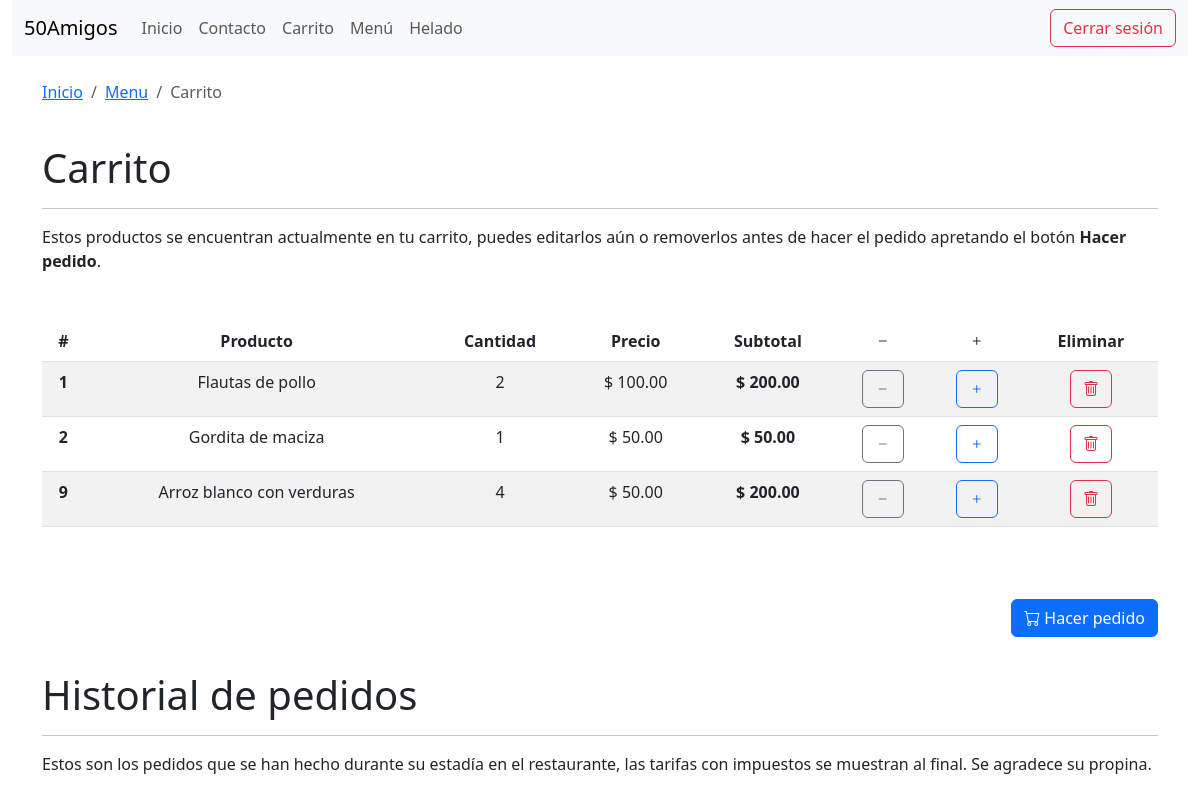
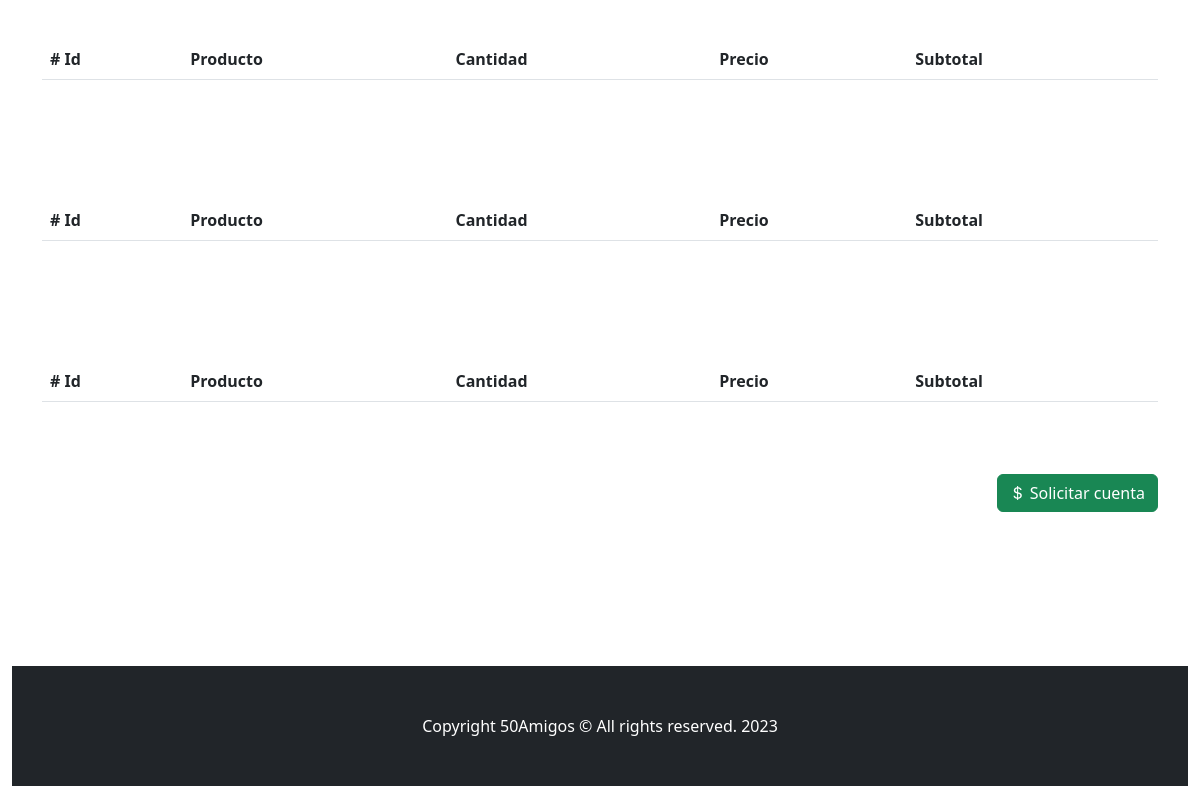
Before: /carrito (signed in) with the older database file (2 pictures, top to bottom).
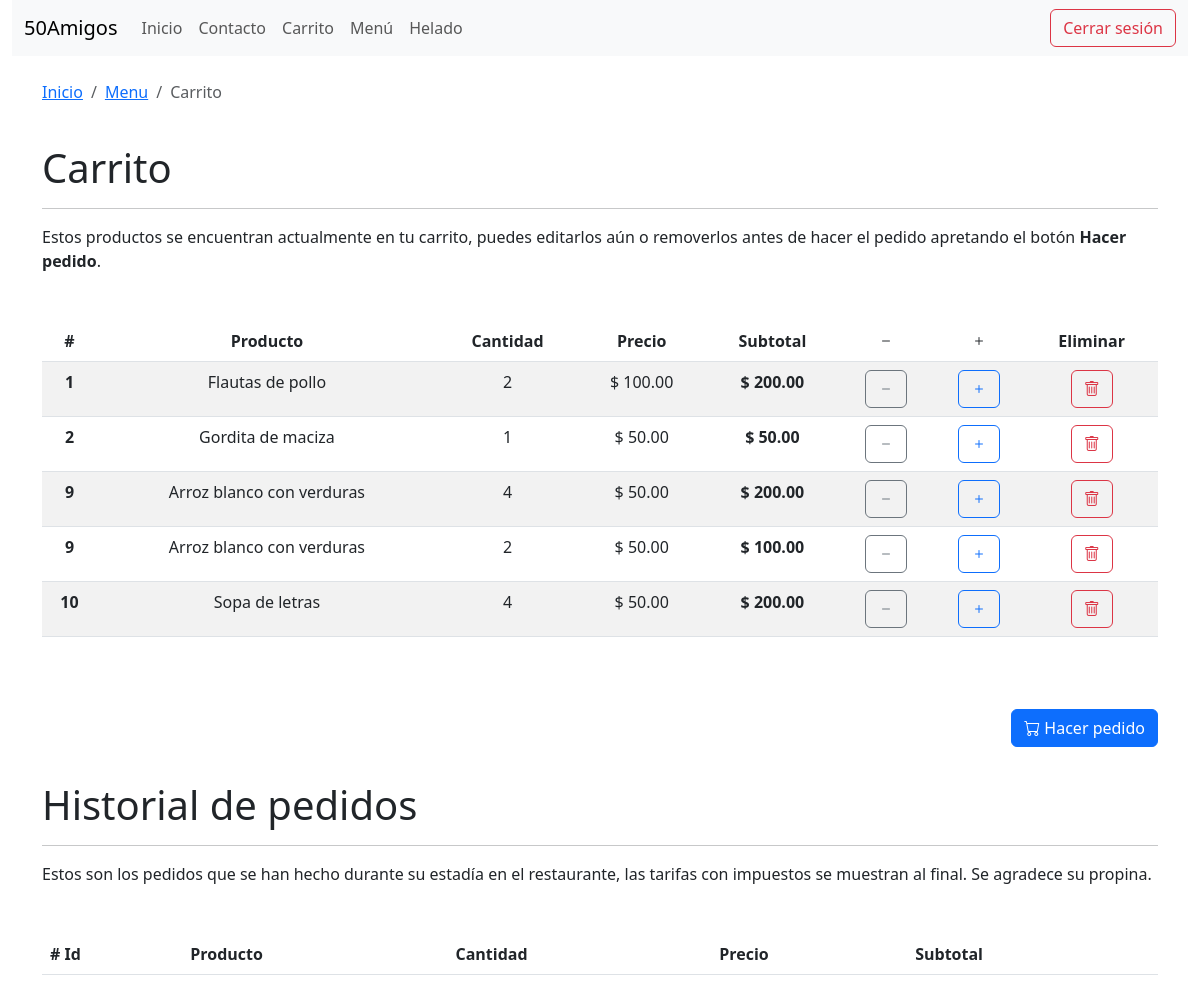
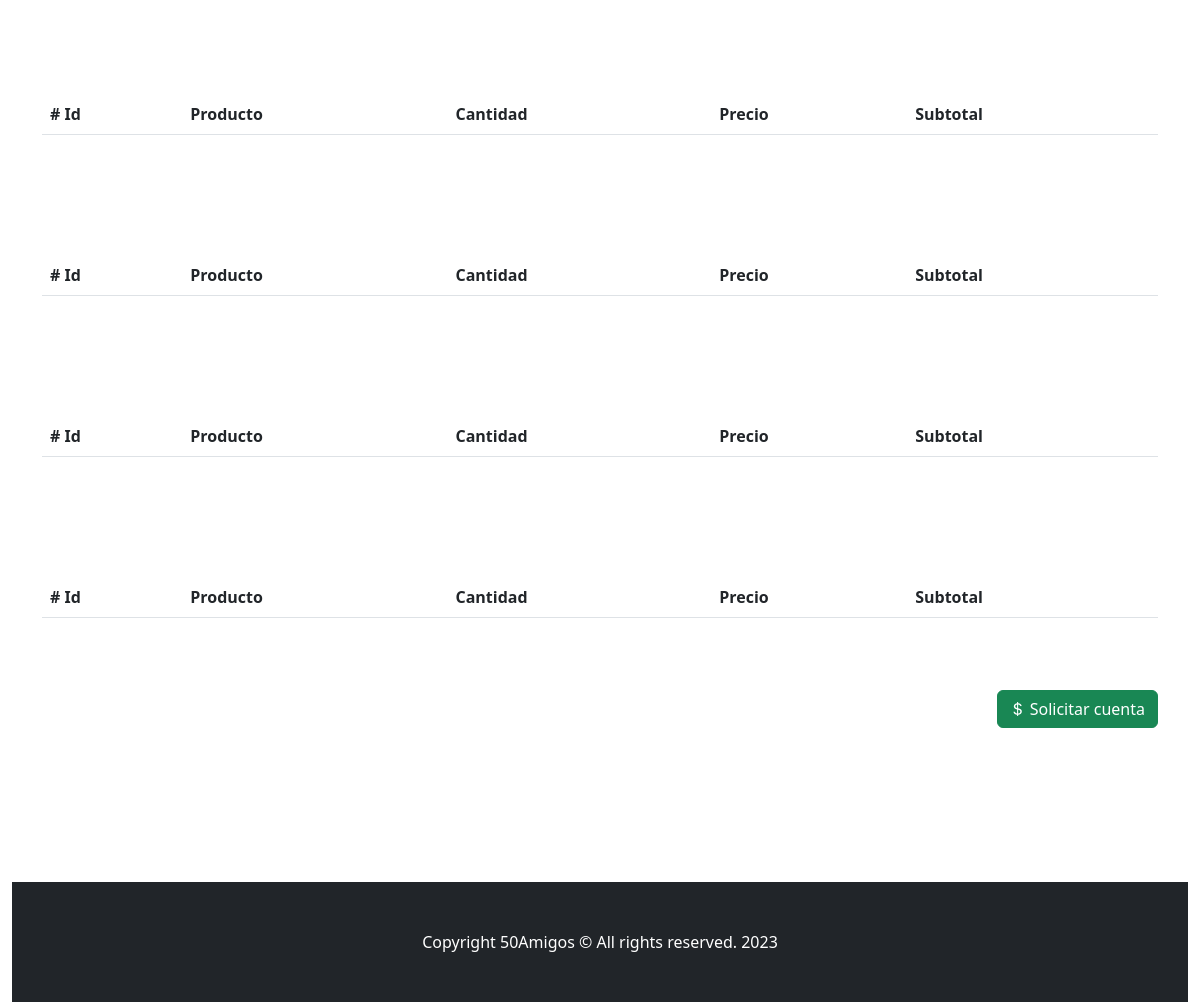
After: the same page with the newer database file (2 pictures, top to bottom).
### mainApp/models.py (models this page shows, shortened)
class Pedido(models.Model):
    id = models.AutoField(primary_key=True)
    orden = models.ForeignKey(
        Orden, on_delete=models.SET_NULL, null=True, related_name='pedidos')
    platillo = models.ForeignKey(
        Platillo, on_delete=models.SET_NULL, null=True, related_name='pedidos')
    cantidad = models.IntegerField(default=1)
    carrito = models.ManyToOneRel(to=Carrito, field_name='carrito', field="id", on_delete=models.SET_NULL, related_name='pedidos')
    def get_subtotal(self):
        return self.platillo.precio * self.cantidad

class Platillo(models.Model):
    id = models.AutoField(primary_key=True)
    nombre = models.CharField(max_length=100)
    imagen = models.CharField(max_length=1000)
    categoria = models.ForeignKey(
        Categoria, on_delete=models.SET_NULL, null=True, related_name='platillos')
    subcategoria = models.ForeignKey(
        Subcategoria, on_delete=models.SET_NULL, null=True, related_name='platillos')
    precio = models.DecimalField(max_digits=10, decimal_places=2)
    ingredientes=models.TextField(max_length=1000, null=True, blank=True)

### mainApp/views.py (the view, shortened to what this page needs)
# urls.py: path('carrito',     views.carrito,              name='carrito'),
@login_required
def carrito(request):
    if request.method == 'GET':
        carrito = get_current_carrito(request.user)
        data = {
            "orden": carrito,
            "carrito": carrito
        }
        return render(request, 'carrito.html', context=data)

### mainApp/views.py (called while the page is built)
def get_current_carrito(user):
    orden = Orden.objects.filter(usuario=user, active=True) \
        .order_by('-fecha') \
        .first()
    if not orden:
        orden = Orden.objects.create(usuario=user, active=True)
    return orden

### mainApp/templates/carrito.html (shortened to what this page needs)
{% extends 'fragments/base.html' %}
{% block content %}
<div>
  <br>
  <nav aria-label="breadcrumb">
    <ol class="breadcrumb">
      <li class="breadcrumb-item">
        <a href="{% url 'mainApp:inicio' %}">Inicio</a>
        </li>
      <li class="breadcrumb-item">
        <a href="{% url 'mainApp:menu' %}">Menu</a>
      </li>
      <li class="breadcrumb-item active" aria-current="page">Carrito</li>
    </ol>
  </nav>
  <br>
  <h1 class="animate__animated animate__fadeInLeft">Carrito</h1>
  <hr>
  <p class="my-3">
    Estos productos se encuentran actualmente en tu carrito, puedes editarlos
    aún o removerlos antes de hacer el pedido apretando el botón <b>Hacer pedido</b>.
  </p>
  <table class="table table-striped my-5">
    <thead>
      <tr>
        <th scope="col" class="text-center">#</th>
        <th scope="col" class="text-center">Producto</th>
        <th scope="col" class="text-center">Cantidad</th>
        <th scope="col" class="text-center">Precio</th>
        <th scope="col" class="text-center">Subtotal</th>
        <th scope="col" class="text-center">
          <i class="bi bi-dash"></i>
        </th>
        <th scope="col" class="text-center">
          <i class="bi bi-plus"></i>
        </th>
        <th scope="col" class="text-center">Eliminar</th>
      </tr>
    </thead>
    <tbody>
      {% for pedido in carrito.pedidos.all %}
      <tr>
        <th scope="row" class="text-center">
          {{ pedido.platillo.id }}
        </th>
        <td class="text-center">
          {{ pedido.platillo.nombre }}
        </td>
        <td class="text-center" id="counter{{pedido.platillo.id}}">
          {{ pedido.cantidad }}
        </td>
        <td class="text-center">
          $ {{ pedido.platillo.precio }}
        </td>
        <td class="text-center">
          <b>
            $ {{ pedido.get_subtotal }}
          </b>
        </td>
        <td class="text-center">
          <button
            type="button"
            onclick="disminuirCantidad({{ pedido.platillo.id }})"
            class="btn btn-outline-secondary">
            <i class="bi bi-dash"></i>
          </button>
        </td>
        <td class="text-center">
          <button
            type="button"
            onclick="aumentarCantidad({{ pedido.platillo.id }})"
            class="btn btn-outline-primary">
            <i class="bi bi-plus"></i>
          </button>
        </td>
        <td class="text-center">
          <button
            type="button"
            onclick="eliminarPlatillo({{ pedido.platillo.id }})"
            class="btn btn-outline-danger">
            <i class="bi bi-trash"></i>
          </button>
        </td>
      </tr>
      {% endfor %}
    </tbody>
  </table>
  <br>
  <form method="POST" action="{% url 'mainApp:carrito' %}">
    <button
      type="submit"
      onclick="hacerPedido()"
      class="btn btn-primary float-end">
      <i class="bi bi-cart"></i> Hacer pedido
    </button>
  </form>
  <br>
  <br>
  <br>
  <h1 class="animate__animated animate__fadeInLeft">Historial de pedidos</h1>
  <hr>
  <p class="my-3">
  Estos son los pedidos que se han hecho durante su estadía en el restaurante,
  las tarifas con impuestos se muestran al final. Se agradece su propina.
  </p>
  {% for pedido in orden.pedidos.all %}
  <table class="table table-striped my-5">
    <thead>
      <tr>
        <th scope="col"># Id</th>
        <th scope="col">Producto</th>
        <th scope="col">Cantidad</th>
        <th scope="col">Precio</th>
        <th scope="col">Subtotal</th>
      </tr>
    </thead>
  </table>
  <br>
  {% endfor %}
  <form method="POST" action="{% url 'mainApp:carrito' %}" >
    <button
      type="submit"
      onclick="cerrarCuenta()"
      class="btn btn-success float-end">
      <i class="bi bi-currency-dollar"></i> Solicitar cuenta
    </button>
  </form>
  <br>
  <br>
  <br>
  <br>
  <br>
  <br>
  <br>
  <br>
</div>
{% endblock %}

### mainApp/templates/fragments/base.html (shortened to what this page needs)
{% load static %}
<!DOCTYPE html>
<html lang="en">
<head>
  <link
    href="{% static 'css/bootstrap.min.css' %}"
    rel="stylesheet"/>
  <link
    rel="stylesheet"
    href="https://cdn.jsdelivr.net/npm/bootstrap-icons@1.10.2/font/bootstrap-icons.css"
 />
  <link
    rel="stylesheet"
    href="https://cdnjs.cloudflare.com/ajax/libs/animate.css/4.1.1/animate.min.css"/>
</head>
<body class="container-fluid">
  {% include 'fragments/navbar.html' %}
  <div class="container" id="content">
    {% block content %}{% endblock %}
  </div>
  <footer class="py-5 bg-dark">
    <div class="container px-4">
      <p class="m-0 text-center text-white">
        Copyright 50Amigos &copy; All rights reserved. 2023
      </p>
    </div>
  </footer>
</body>
</html>

### mainApp/templates/fragments/navbar.html (shortened to what this page needs)
<nav class="navbar navbar-expand-lg bg-body-tertiary">
  <div class="container-fluid">
    <a class="navbar-brand" href="{% url 'mainApp:inicio' %}">50Amigos</a>
    <div class="collapse navbar-collapse" id="navbarScroll">
    <ul class="navbar-nav me-auto my-2 my-lg-0 navbar-nav-scroll" style="--bs-scroll-height: 200px;">
      <li class="nav-item">
        <a class="nav-link" href="{% url 'mainApp:index' %}">
          Inicio
        </a>
      </li>
      <li class="nav-item active">
        <a class="nav-link" href="{% url 'mainApp:contacto' %}">
          Contacto
        </a>
      </li>
      {% if request.user.is_authenticated %}
      <li class="nav-item">
        <a class="nav-link" href="{% url 'mainApp:carrito' %}">
          Carrito
        </a>
      </li>
      <li class="nav-item">
        <a class="nav-link" href="{% url 'mainApp:menu' %}">
          Menú
        </a>
      </li>
      <li class="nav-item">
        <a class="nav-link" href="{% url 'mainApp:votacion' %}">
          Helado
        </a>
      </li>
      {% endif %}
    </ul>
    <form class="d-flex float-end" role="search">
      {% if request.user.is_authenticated %}
        <a class="btn btn-outline-danger" type="submit" href="{% url 'logout' %}">
          Cerrar sesión
        </a>
      {% endif %}
    </form>
    </div>
  </div>
</nav>

Changed rows visible on the page:
added Pedido: platillo.id "9", platillo.nombre "Arroz blanco con verduras", cantidad "2", platillo.precio "50.00", get_subtotal "100.00"
added Pedido: platillo.id "10", platillo.nombre "Sopa de letras", cantidad "4", platillo.precio "50.00", get_subtotal "200.00"
